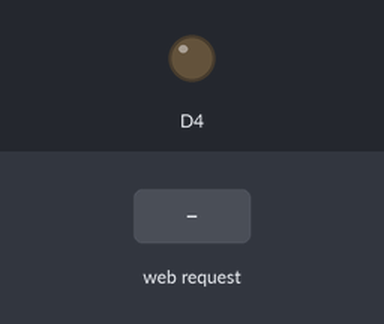
Recording of a sketch running on a simulated ESP8266 (NodeMCU). Shown: output pins drawn as LEDs (lit = HIGH). The test bench sets the inputs (shaded band).

Above: at 1.2 s.
1.3 s: HTTP request GET /onD4 received
At 2.2 s:
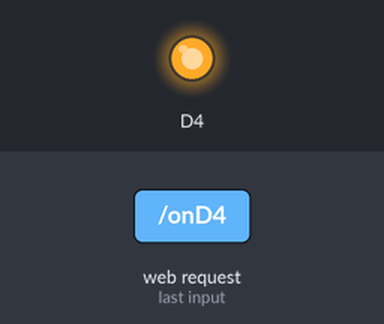
2.8 s: HTTP request GET /offD4 received
At 3.3 s:
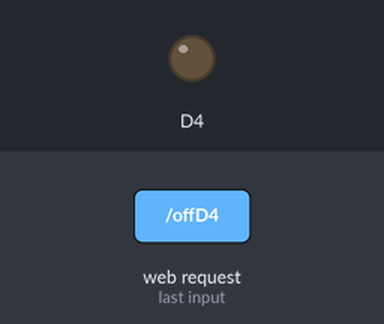
Timing chart, 0 to 5.8 s (numbered marks = the images above; inputs shaded):
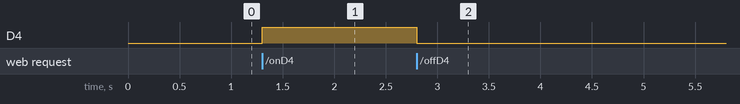

Measured:
- after the input at 1.3 s, D4: LOW → HIGH at once
- after the input at 2.8 s, D4: HIGH → LOW at once

The sketch:

Nhap.ino
```cpp
#include<ESP8266WiFi.h>
#include<ESP8266WebServer.h>

ESP8266WebServer webServer(80);

// khai bao ten wifi va pass
char* ssid = "IOT_Smart";
char* pass = "10100101";
// ma nguon html
const char MainPage[] PROGMEM = R"=====(
  <!DOCTYPE html>
    <html>
      <head>
        <title>HOME PAGE</title>
        <style>
          body {text-align:center;}
          h1 {color:#003399;}
          a {text-decoration: none;color:#FFFFFF;}
          .bt_on { height:50px; width:100px; margin: 10px 0;background-color:#FF6600;border-radius:5px;}
          .bt_off { height:50px; width:100px; margin: 10px 0;background-color:#00FF00;border-radius:5px;}
          </style>
          <meta charset="UTF-8">
      </head>
      <body>
        <h1>ESP8266 Wed Server</h1>///// tren web
        <div>Trang thai tren chan D4: <b>OFF</b></div> // web
        <div>
          <button class="bt_on"><a href="/onD4">ON</a></button>
          <button class="bt_off"><a href="/offD4">OFF</a></button>
        </div>
      </body>
   </html>
)=====";

// cau hinh
IPAddress ip( 192, 168, 1,1);
IPAddress gateway( 192,168,1,1);
IPAddress subnet (255,255,255,0);

void setup()
{
  // KHAI BAO IN/OUT
  pinMode(D4, OUTPUT);
  ////
  WiFi.disconnect();
  WiFi.mode(WIFI_AP);
  WiFi.softAPConfig( ip, gateway, subnet);
  WiFi.softAP( ssid, pass);
  ///
  webServer.on("/", mainpage);
  webServer.on("/onD4", on_D4);
  webServer.on("/offD4", off_D4);
  webServer.begin();
}

void loop()
{
  webServer.handleClient();
}

void mainpage()
{
  String s = FPSTR(MainPage);
  webServer.send( 200, "text/html", s);
}
void on_D4()
{
  digitalWrite(D4, HIGH);
  String s = FPSTR(MainPage);;
  webServer.send( 200, "text/html", s);
}
void off_D4()
{
  digitalWrite(D4, LOW);
  String s = FPSTR(MainPage);;
  webServer.send( 200, "text/html", s);
}
```
